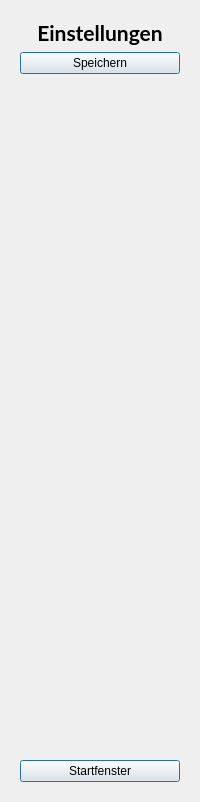
     <widget class="QWidget" name="widgetRight" native="true">
      <layout class="QHBoxLayout" name="horizontalLayout">
       <item>
        <widget class="QWidget" name="widget" native="true">
         <property name="sizePolicy">
          <sizepolicy hsizetype="Expanding" vsizetype="Expanding">
           <horstretch>0</horstretch>
           <verstretch>0</verstretch>
          </sizepolicy>
         </property>
         <layout class="QVBoxLayout" name="verticalLayout_3">
          <item>
           <widget class="QLabel" name="labelEinstellungen">
            <property name="sizePolicy">
             <sizepolicy hsizetype="Expanding" vsizetype="Expanding">
              <horstretch>0</horstretch>
              <verstretch>0</verstretch>
             </sizepolicy>
            </property>
            <property name="font">
             <font>
              <family>Lato</family>
              <pointsize>16</pointsize>
              <bold>true</bold>
              <stylestrategy>PreferAntialias</stylestrategy>
              <kerning>true</kerning>
             </font>
            </property>
            <property name="text">
             <string>Einstellungen</string>
            </property>
            <property name="alignment">
             <set>Qt::AlignmentFlag::AlignCenter</set>
            </property>
           </widget>
          </item>
          <item>
           <widget class="QPushButton" name="pushButtonSaveSettings">
            <property name="sizePolicy">
             <sizepolicy hsizetype="Expanding" vsizetype="Expanding">
              <horstretch>0</horstretch>
              <verstretch>0</verstretch>
             </sizepolicy>
            </property>
            <property name="toolTip">
             <string>Die aktuellen Einstellungen werden gespeichert</string>
            </property>
            <property name="text">
             <string>Speichern</string>
            </property>
            <property name="icon">
             <iconset theme="document-save"/>
            </property>
            <property name="iconSize">
             <size>
              <width>32</width>
              <height>32</height>
             </size>
            </property>
            <property name="default">
             <bool>true</bool>
            </property>
           </widget>
          </item>
          <item>
           <spacer name="horizontalSpacer_9">
            <property name="orientation">
             <enum>Qt::Orientation::Horizontal</enum>
            </property>
            <property name="sizeHint" stdset="0">
             <size>
              <width>40</width>
              <height>100</height>
             </size>
            </property>
           </spacer>
          </item>
          <item>
           <spacer name="horizontalSpacer_6">
            <property name="orientation">
             <enum>Qt::Orientation::Horizontal</enum>
            </property>
            <property name="sizeHint" stdset="0">
             <size>
              <width>40</width>
              <height>100</height>
             </size>
            </property>
           </spacer>
          </item>
          <item>
           <spacer name="horizontalSpacer_8">
            <property name="orientation">
             <enum>Qt::Orientation::Horizontal</enum>
            </property>
            <property name="sizeHint" stdset="0">
             <size>
              <width>40</width>
              <height>100</height>
             </size>
            </property>
           </spacer>
          </item>
          <item>
           <spacer name="horizontalSpacer_5">
            <property name="orientation">
             <enum>Qt::Orientation::Horizontal</enum>
            </property>
            <property name="sizeHint" stdset="0">
             <size>
              <width>40</width>
              <height>100</height>
             </size>
            </property>
           </spacer>
          </item>
          <item>
           <spacer name="horizontalSpacer_4">
            <property name="orientation">
             <enum>Qt::Orientation::Horizontal</enum>
            </property>
            <property name="sizeHint" stdset="0">
             <size>
              <width>40</width>
              <height>100</height>
             </size>
            </property>
           </spacer>
          </item>
          <item>
           <spacer name="horizontalSpacer_2">
            <property name="orientation">
             <enum>Qt::Orientation::Horizontal</enum>
            </property>
            <property name="sizeHint" stdset="0">
             <size>
              <width>40</width>
              <height>180</height>
             </size>
            </property>
           </spacer>
          </item>
          <item>
           <widget class="QPushButton" name="exitBtnPreferences">
            <property name="sizePolicy">
             <sizepolicy hsizetype="Expanding" vsizetype="Expanding">
              <horstretch>0</horstretch>
              <verstretch>0</verstretch>
             </sizepolicy>
            </property>
            <property name="cursor">
             <cursorShape>PointingHandCursor</cursorShape>
            </property>
            <property name="toolTip">
             <string>Das Startfenster aufrufen</string>
            </property>
            <property name="text">
             <string>Startfenster</string>
            </property>
            <property name="icon">
             <iconset theme="go-home"/>
            </property>
            <property name="iconSize">
             <size>
              <width>32</width>
              <height>32</height>
             </size>
            </property>
            <property name="default">
             <bool>true</bool>
            </property>
            <property name="flat">
             <bool>false</bool>
            </property>
           </widget>
          </item>
         </layout>
        </widget>
       </item>
      </layout>
     </widget>
